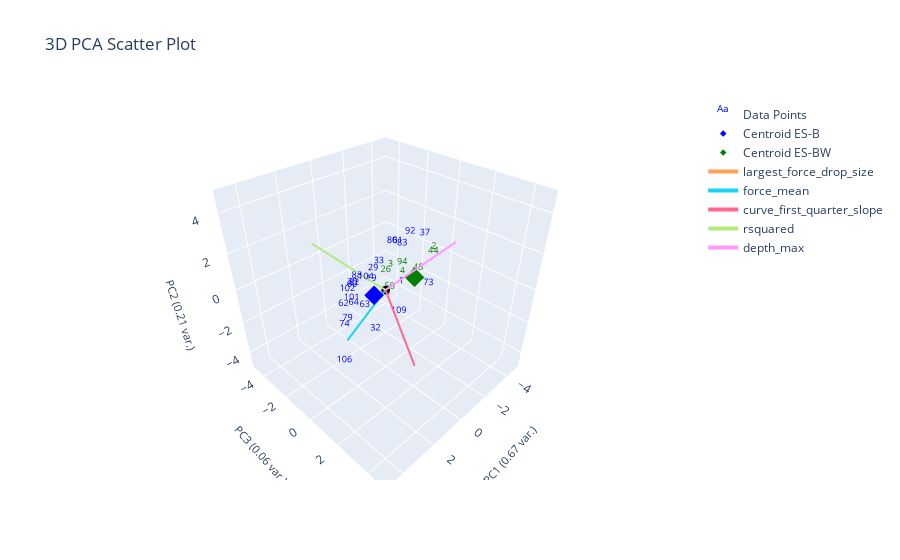
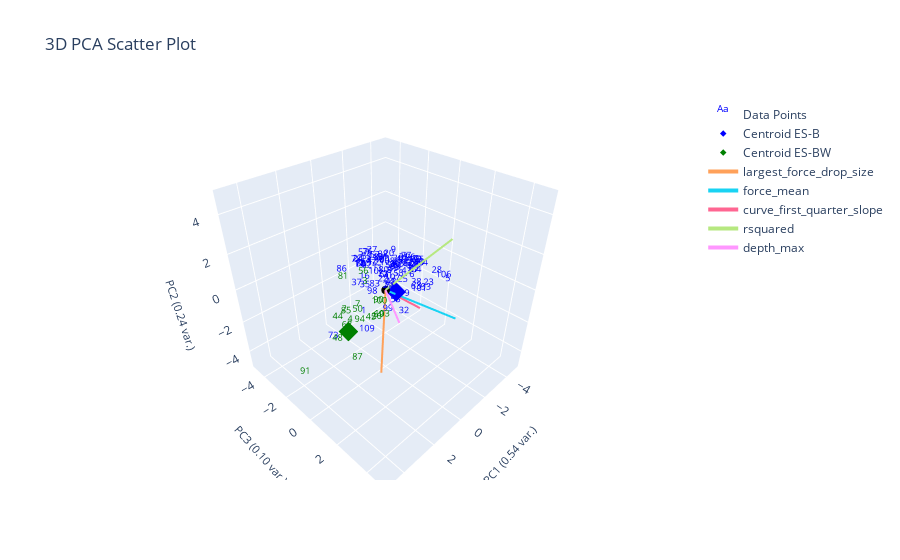

Notebook source saved alongside these figures, in order:
### Markdown cell above
# Split Based on Popcorn

### Code cell
from sklearn.neighbors import NearestCentroid

ylabel_name = "popcorn"
data_with_popcorn_label = data_features[data_features['popcorn'].notna()]

popcorn_x = plotting.extract_numerical_features(data_with_popcorn_label).values
popcorn_ylabels = data_with_popcorn_label['popcorn'].astype(int)

nc = NearestCentroid()
nc.fit(popcorn_x, popcorn_ylabels)

nc_predictions = pd.Series(nc.predict(clustering_features.values))
proba = np.round(nc.predict_proba(clustering_features), 2)

# proba = pd.DataFrame(data=proba, columns=nc.classes, index=data_without_op)
centroids = pd.DataFrame(data=nc.centroids_, columns=clustering_features.columns)
centroids[f'{ylabel_name}_nums'] = nc.classes_

changed_ylabel_idxs = loss(nc_predictions, popcorn_ylabels)
corrected_predctions = correct_pseudo_ylabels_to_actual(nc_predictions, popcorn_ylabels, changed_ylabel_idxs)

# plotting.plot_specific_curves([4], curve_data, data_features, color='green')

# plotting labeled data only
plotting.plot_cluster_subplots(
                            popcorn_ylabels, 
                            curve_data, 
                            cluster_category_names=["No Popcorn", "Yes Popcorn"], 
                            bold_idxs=popcorn_ylabels.index,
                            prediction_proba=proba)
plotting.plot_pca(data_with_popcorn_label, popcorn_ylabels, 3, "", ylabel_name, centroids=centroids)

# plotting labeled with predictions
plotting.plot_cluster_subplots(
                            corrected_predctions,
                            curve_data,
                            cluster_category_names=["No Popcorn", "Yes Popcorn"],
                            bold_idxs=popcorn_ylabels.index,
                            prediction_proba=proba)
plotting.plot_pca(clustering_features, corrected_predctions, 3, "", ylabel_name=ylabel_name, centroids=centroids)

### Figure 1 — Plotly figure (JSON) as saved in the notebook; plotly's stock layout.template omitted (floating-point values rounded to 4 significant figures)
{"data": [{"mode": "text", "name": "Data Points", "text": ["1", "2", "3", "4", "19", "26", "29", "30", "32", "33", "37", "44", "48", "50", "60", "61", "62", "63", "64", "73", "74", "79", "80", "82", "83", "88", "91", "92", "94", "101", "102", "104", "106", "109"], "textfont": {"color": ["blue", "green", "green", "green", "blue", "green", "blue", "blue", "blue", "blue", "blue", "green", "green", "green", "blue", "blue", "blue", "blue", "blue", "blue", "blue", "blue", "blue", "blue", "blue", "blue", "green", "blue", "green", "blue", "blue", "blue", "blue", "blue"], "size": 9}, "type": "scatter3d", "x": [-1.159, -2.577, -0.5791, -1.982, 0.5285, -1.124, 0.09522, 1.78, 1.128, -0.065, -1.778, -2.863, -3.035, -1.038, 1.89, -0.5443, 2.659, 1.688, 2.236, -2.833, 3.156, 2.888, -0.3792, 1.749, -1.003, 1.243, -5.037, -0.9815, -1.937, 1.666, 2.067, 1.015, 4.063, -0.9342], "y": [-0.0859, 0.7363, -0.254, -0.7378, -0.4147, -1.118, -0.7552, -0.3477, 0.4329, -0.5202, 0.7875, 0.5031, -0.579, -0.7383, -0.2346, 0.1857, 0.02572, 0.3486, 0.2348, 0.3443, 0.6346, 0.5299, 0.03465, -0.2619, 0.09231, -0.6404, 1.5, 0.582, -0.7257, -0.6219, -0.3563, -0.2432, 1.62, 0.0424], "z": [-0.7685, 1.002, 0.4376, -0.8739, 0.05836, -0.5621, 0.2952, 0.5261, -2.152, 0.7361, 2.086, 0.524, -1.087, -1.386, 0.5056, 1.931, -0.01855, -0.4385, -0.06533, -1.517, -0.5219, -0.403, 1.944, 0.5259, 1.576, 0.4786, -1.335, 2.412, -0.2874, -0.5741, 0.2952, 0.4875, -1.353, -2.479]}, {"marker": {"color": "blue", "size": 5, "symbol": "diamond"}, "mode": "markers", "name": "Centroid ES-B", "type": "scatter3d", "x": [0.8069], "y": [0.05654], "z": [0.1427]}, {"marker": {"color": "green", "size": 5, "symbol": "diamond"}, "mode": "markers", "name": "Centroid ES-BW", "type": "scatter3d", "x": [-2.241], "y": [-0.157], "z": [-0.3963]}, {"marker": {"color": "black", "size": 3}, "mode": "markers", "name": "Origin", "showlegend": false, "type": "scatter3d", "x": [0], "y": [0], "z": [0]}, {"line": {"width": 4}, "mode": "lines+text", "name": "largest_force_drop_size", "textposition": "top center", "type": "scatter3d", "x": [0, -2.405], "y": [0, -2.059], "z": [0, -2.549]}, {"line": {"width": 4}, "mode": "lines+text", "name": "force_mean", "textposition": "top center", "type": "scatter3d", "x": [0, 2.476], "y": [0, -0.02915], "z": [0, -1.646]}, {"line": {"width": 4}, "mode": "lines+text", "name": "curve_first_quarter_slope", "textposition": "top center", "type": "scatter3d", "x": [0, 1.561], "y": [0, 3.343], "z": [0, -1.569]}, {"line": {"width": 4}, "mode": "lines+text", "name": "rsquared", "textposition": "top center", "type": "scatter3d", "x": [0, 2.379], "y": [0, -2.196], "z": [0, 2.585]}, {"line": {"width": 4}, "mode": "lines+text", "name": "depth_max", "textposition": "top center", "type": "scatter3d", "x": [0, -2.233], "y": [0, 2.182], "z": [0, 2.578]}], "layout": {"autosize": true, "scene": {"aspectmode": "cube", "xaxis": {"range": [-5.037, 5.037], "title": {"font": {"size": 11}, "text": "PC1 (0.67 var.)"}}, "yaxis": {"range": [-5.037, 5.037], "title": {"font": {"size": 11}, "text": "PC3 (0.06 var.)"}}, "zaxis": {"range": [-5.037, 5.037], "title": {"font": {"size": 11}, "text": "PC2 (0.21 var.)"}}}, "title": {"text": "3D PCA Scatter Plot"}}}

### Figure 2 — Plotly figure (JSON) as saved in the notebook; plotly's stock layout.template omitted (floating-point values rounded to 4 significant figures)
{"data": [{"mode": "text", "name": "Data Points", "text": ["0", "1", "2", "3", "4", "5", "6", "7", "8", "9", "10", "11", "12", "13", "14", "15", "16", "17", "18", "19", "20", "21", "22", "23", "24", "25", "26", "27", "28", "29", "30", "31", "32", "33", "34", "35", "36", "37", "38", "39", "40", "41", "42", "43", "44", "45", "46", "47", "48", "49", "50", "51", "52", "53", "54", "55", "56", "57", "58", "59", "60", "61", "62", "63", "64", "65", "66", "67", "68", "69", "70", "71", "72", "73", "74", "75", "76", "77", "78", "79", "80", "81", "82", "83", "84", "85", "86", "87", "88", "89", "90", "91", "92", "93", "94", "95", "96", "97", "98", "99", "100", "101", "102", "103", "104", "105", "106", "107", "108", "109"], "textfont": {"color": ["blue", "blue", "green", "green", "green", "blue", "blue", "green", "blue", "blue", "blue", "blue", "blue", "blue", "blue", "blue", "blue", "blue", "blue", "blue", "blue", "blue", "blue", "blue", "blue", "blue", "green", "blue", "blue", "blue", "blue", "blue", "blue", "blue", "blue", "blue", "blue", "blue", "blue", "blue", "blue", "blue", "blue", "blue", "green", "green", "blue", "blue", "green", "blue", "green", "blue", "blue", "blue", "blue", "blue", "green", "blue", "blue", "blue", "blue", "blue", "blue", "blue", "blue", "blue", "blue", "blue", "green", "green", "blue", "blue", "blue", "blue", "blue", "blue", "blue", "blue", "blue", "blue", "blue", "green", "blue", "blue", "blue", "green", "blue", "green", "blue", "blue", "green", "green", "blue", "blue", "green", "blue", "blue", "blue", "blue", "blue", "green", "blue", "blue", "green", "blue", "blue", "blue", "blue", "blue", "blue"], "size": 9}, "type": "scatter3d", "x": [-0.3637, 1.456, 2.986, 0.9943, 2.244, -4.539, -1.399, 1.475, -0.1052, -1.368, 0.3603, 0.8018, -0.5093, 1.677, 1.326, -0.4754, 0.7791, 1.333, -0.2527, -0.09305, -0.5747, 0.8846, 0.5182, -2.507, 0.8553, -0.8573, 1.476, -0.5604, -3.987, 0.3745, -1.237, -1.449, -1.039, 0.582, -0.4252, 0.3098, -0.999, 2.322, -1.363, -0.2508, -0.8091, 0.0259, 0.1518, -1.71, 3.213, 1.368, -2.806, -2.516, 3.227, -0.8115, 1.275, 0.2332, -0.2252, 0.5751, -0.6819, 0.511, 1.916, 0.297, 0.4691, -0.09188, -1.363, 1.144, -2.237, -1.301, -1.8, -1.804, -0.7789, -1.49, 1.852, 1.663, 0.6444, 0.2955, 0.6557, 2.973, -2.906, 0.01511, 0.3729, -2.186, 0.8721, -2.599, 0.9793, 1.365, -1.228, 1.54, -0.2664, 1.316, 1.02, 2.066, -0.714, -1.561, 1.22, 5.12, 1.595, -3.034, 2.266, -0.36, -2.002, 1.477, 0.9579, 0.9219, 1.431, -1.257, -1.563, 1.225, -0.5233, -2.578, -3.995, 0.09073, -0.5202, 0.9818], "y": [-0.6313, -0.07081, 0.4193, -0.3946, -0.137, 0.3999, 0.4558, -0.4339, 0.1507, -0.8179, -0.4428, 0.2345, -0.1006, 0.4716, -0.3214, 0.2087, -0.6341, -0.3579, -0.7618, 1.182, -0.3501, 0.4442, 0.3406, 0.6626, -0.9958, 0.3314, 0.8828, -1.519, 0.003577, 0.5188, 0.6026, -0.2183, 0.3199, 0.7881, 0.296, -1.173, -0.1525, 0.5529, 0.799, 0.257, 0.2367, 0.2968, -0.7799, -0.2022, 0.2021, 0.3626, -0.3324, -0.4952, 0.06403, -0.0301, -0.6845, -0.00896, -0.9783, 1.229, -0.3207, 1.328, 0.5565, -1.229, -1.218, -1.409, 0.5672, 1.012, 0.04209, 0.8426, 0.3956, 0.3117, 0.4738, 0.4929, -0.888, 1.223, -1.078, 0.3863, 0.467, -0.5884, -0.1127, 0.5429, -0.8515, -0.6801, -1.104, -0.1671, 0.8533, -1.617, 0.3331, 0.8587, -0.7373, -1.558, -2.063, 0.05413, -0.9128, -0.09082, 0.7472, -0.07636, 0.4335, 0.07715, 0.5989, 0.2655, -0.2405, 0.5734, 0.0616, 1.074, 1.046, 1.054, 0.283, 1.003, -0.7457, -0.2794, 0.4994, 0.5748, -0.3991, -0.3547], "z": [0.5874, -1.211, 0.06544, 0.1409, -1.312, -2.087, -0.232, -0.9978, 0.4896, 0.6688, 0.3739, 1.094, -0.4869, 2.103, 1.291, 0.7304, 0.2048, 1.308, 0.751, -0.325, 1.008, 1.529, 0.4077, -1.183, 1.071, -0.3175, -0.9926, 0.7161, -1.446, 0.03338, 0.4258, 0.4633, -2.427, 0.3512, 0.6474, -0.8203, 0.6084, 1.212, -0.5067, 0.5818, 0.8481, -0.03874, 0.7247, -0.4965, -0.3646, -1.402, -0.5536, -0.2491, -1.749, 0.5253, -1.568, 1.295, 0.8004, -0.3045, 0.2675, 1.185, 1.62, 1.068, 0.4998, 0.5739, 0.4039, 1.275, 0.03713, -0.7166, -0.1659, 0.407, 0.6935, 0.04125, -2.375, -0.5664, 0.6188, 0.5204, 0.8017, -2.183, -0.4997, 1.024, 1.289, 0.01078, 0.9849, -0.3845, 1.368, 0.00176, 0.4501, 0.9005, 0.7379, -2.156, 0.05403, -3.801, 0.6376, 0.2826, -0.2312, -2.638, 1.714, -2.06, -0.8695, 0.6069, 0.1798, 1.843, -0.2335, -0.7254, -0.008115, -0.7115, 0.2973, -0.9165, 0.5014, -0.2322, -1.503, 0.3835, 0.5552, -2.845]}, {"marker": {"color": "blue", "size": 5, "symbol": "diamond"}, "mode": "markers", "name": "Centroid ES-B", "type": "scatter3d", "x": [-0.3964], "y": [0.3274], "z": [-0.1346]}, {"marker": {"color": "green", "size": 5, "symbol": "diamond"}, "mode": "markers", "name": "Centroid ES-BW", "type": "scatter3d", "x": [2.533], "y": [0.09718], "z": [-1.032]}, {"marker": {"color": "black", "size": 3}, "mode": "markers", "name": "Origin", "showlegend": false, "type": "scatter3d", "x": [0], "y": [0], "z": [0]}, {"line": {"width": 4}, "mode": "lines+text", "name": "largest_force_drop_size", "textposition": "top center", "type": "scatter3d", "x": [0, 2.07], "y": [0, 1.788], "z": [0, -2.836]}, {"line": {"width": 4}, "mode": "lines+text", "name": "force_mean", "textposition": "top center", "type": "scatter3d", "x": [0, -2.392], "y": [0, 2.577], "z": [0, -1.665]}, {"line": {"width": 4}, "mode": "lines+text", "name": "curve_first_quarter_slope", "textposition": "top center", "type": "scatter3d", "x": [0, -2.248], "y": [0, 0.3589], "z": [0, -2.13]}, {"line": {"width": 4}, "mode": "lines+text", "name": "rsquared", "textposition": "top center", "type": "scatter3d", "x": [0, -2.025], "y": [0, 2.197], "z": [0, 2.865]}, {"line": {"width": 4}, "mode": "lines+text", "name": "depth_max", "textposition": "top center", "type": "scatter3d", "x": [0, 2.416], "y": [0, 3.195], "z": [0, 1.2]}], "layout": {"autosize": true, "scene": {"aspectmode": "cube", "xaxis": {"range": [-5.12, 5.12], "title": {"font": {"size": 11}, "text": "PC1 (0.54 var.)"}}, "yaxis": {"range": [-5.12, 5.12], "title": {"font": {"size": 11}, "text": "PC3 (0.10 var.)"}}, "zaxis": {"range": [-5.12, 5.12], "title": {"font": {"size": 11}, "text": "PC2 (0.24 var.)"}}}, "title": {"text": "3D PCA Scatter Plot"}}}
